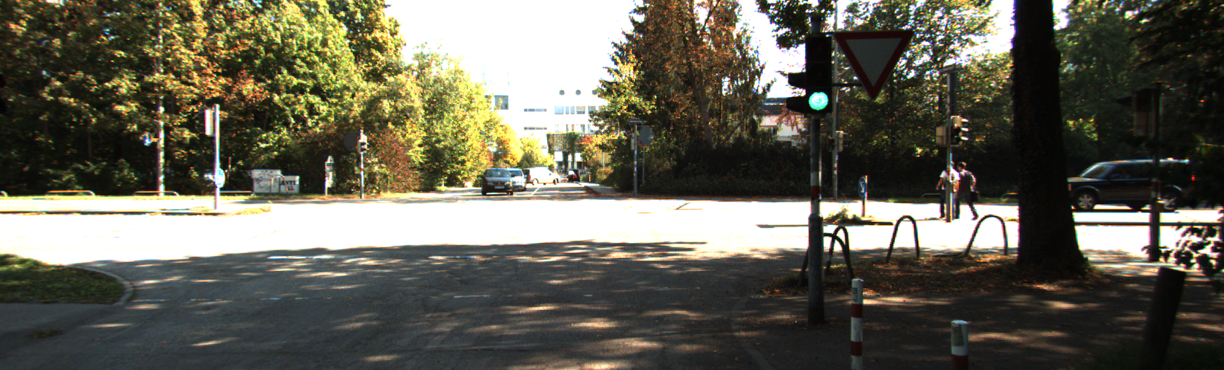
#> input picture data_1/0000000007.png, 1224 x 370 px; its folder holds 5 pictures in this run
$ python utils.py
#> lines starting #> are read from the running program, lines starting #| are printed output that depends on the picture
import cv2
from matplotlib import pyplot as plt
import numpy as np
import glob

def frame_to_video():
    img_array = []
    for filename in glob.glob('/home/mahima/spring_2022/ENPM673/project2/data_1/*.png'):
        img = cv2.imread(filename)
        height, width, layers = img.shape
        size = (width,height)
        img_array.append(img)


    out = cv2.VideoWriter('project.mp4',cv2.VideoWriter_fourcc(*'DIVX'), 15, size)

    for i in range(len(img_array)):
        out.write(img_array[i])
    out.release()

def hist_frame():
    img = cv2.imread('data_1/0000000007.png',0)
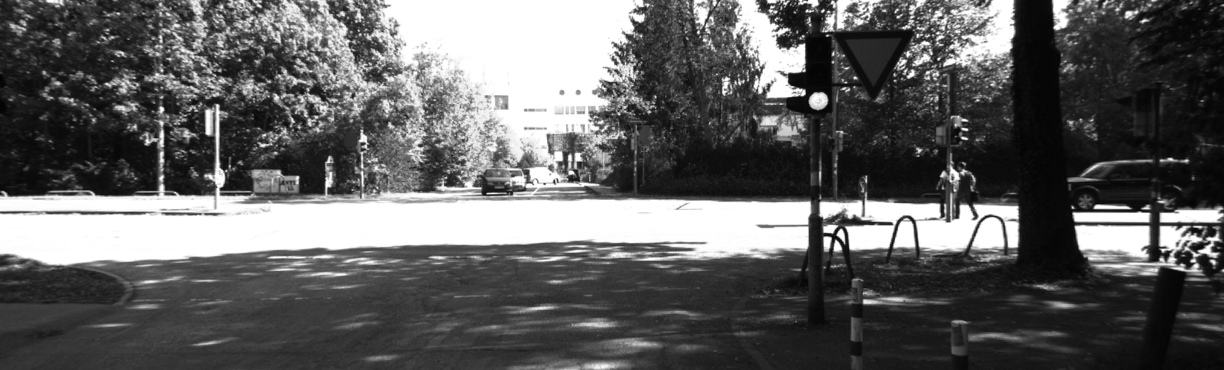
#> img: shape (370, 1224); min 2, max 255, mean 96.5
    hist,bins = np.histogram(img.flatten(),256,[0,256])
#> hist = 256 values, max 60706 at index 255, min 0 at index 0, mean 1769.1; bins = 257 values from 0 to 256
    cdf = hist.cumsum()
#> cdf = 256 values from 0 to 452880
    cdf_normalized = cdf * hist.max()/ cdf.max()
#> cdf_normalized = 256 values from 0 to 60706
    plt.plot(cdf_normalized, color = 'y')
    plt.hist(img.flatten(),256,[0,256], color = 'b')
    plt.xlim([0,256])
    plt.legend(('cdf','histogram'), loc = 'upper right')
    plt.show()
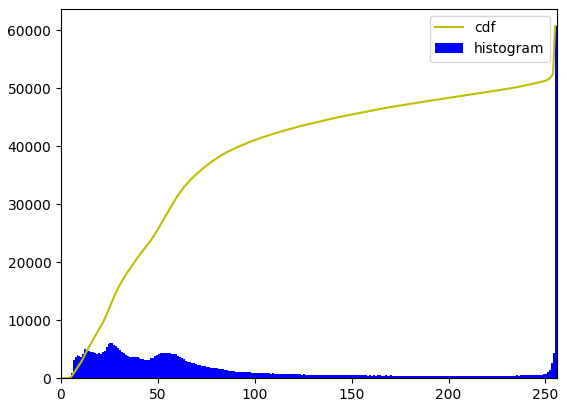
#> figure drawn by matplotlib, 1 panel; tallest bar 60706 high, from x = 255 to 256; curve peaks at x = 255, y = 60706
    cdf_m = np.ma.masked_equal(cdf,0)
    cdf_m = (cdf_m - cdf_m.min())*255/(cdf_m.max()-cdf_m.min())
    cdf = np.ma.filled(cdf_m,0).astype('uint8')
#> cdf = 256 values from 0 to 255
    img2 = cdf[img]
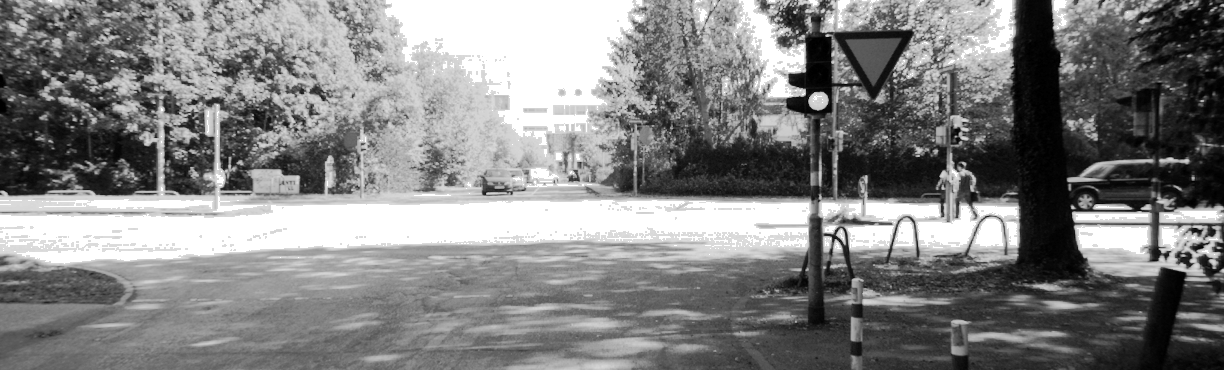
#> img2: shape (370, 1224); min 0, max 255, mean 130.1
    cv2.imshow('hist_new', img2)
    cv2.waitKey(0)

hist_frame()
